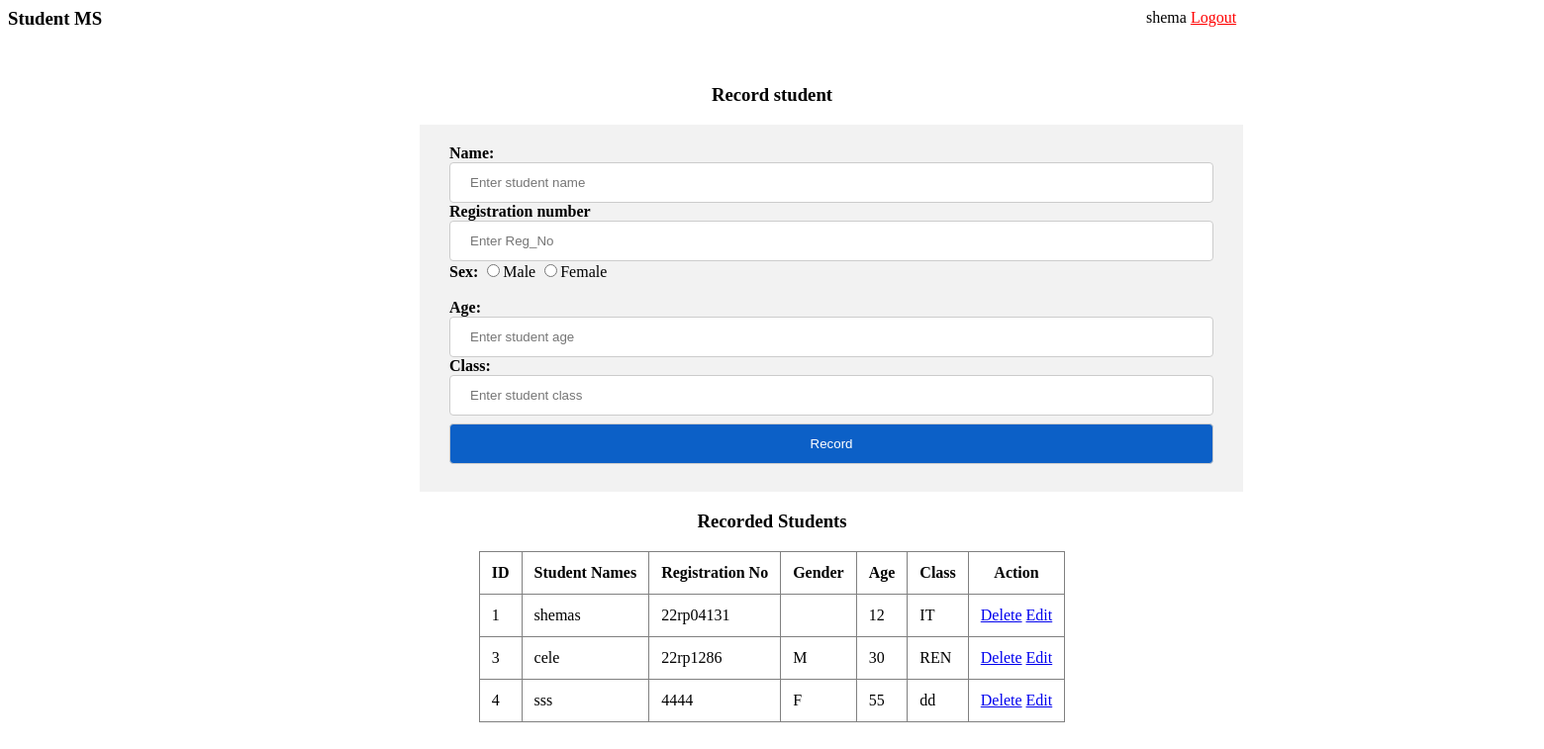
Page /dashboard.php?welcome (signed in) on the committed database.
### tables this page shows
CREATE TABLE `students` (
  `id` int(11) NOT NULL,
  `name` varchar(50) DEFAULT NULL,
  `regno` varchar(12) DEFAULT NULL,
  `sex` varchar(3) DEFAULT NULL,
  `age` int(11) DEFAULT NULL,
  `class` varchar(30) DEFAULT NULL
);

### dashboard.php (the view, shortened to what this page needs)
<?php
include 'conn.php';
?>
</head>
<body>
	<h3> Student MS</h3>
<p style="position:relative; left: 1150px; top: -40px;"><?php echo $_SESSION['data'];?>
<a href="logout.php" style="color:red;">Logout</a></p></div>
<center><h3>Record  student</h3></center>
	<form method="post" action="">
		<label>	Name:</label>
		<input type="text" name="name" placeholder="Enter student name">
		<label>Registration number	</label>
		<input type="text" name="regno" placeholder="Enter Reg_No">
		<label>	Sex:</label>
		<input type="radio" name="sex" value="M">Male
		<input type="radio" name="sex" value="F">Female<br>
<br>
		<label>	Age:</label>
		<input type="text" name="age" placeholder="Enter student age">
		<label>	Class:</label>
		<input type="text" name="class" placeholder="Enter student class">
		<input type="submit" name="submit" value="Record">
	</form><center>
<h3>Recorded Students</h3>
		<?php
			$sql2 = mysqli_query($link,"select * from students");
			echo "<table border = '1' cellpadding='12'> ";
				echo "<thead><th>ID</th> <th>Student Names</th> <th>Registration No</th> <th>Gender</th> <th>Age</th> <th>Class</th> <th>Action</th></thead> ";
			while ($row = mysqli_fetch_array($sql2)) {
				echo "<tr><td> ".$row['id']."</td>";
				echo "<td> ".$row['name']."</td>";
				echo "<td> ".$row['regno']."</td>";
				echo "<td> ".$row['sex']."</td>";
				echo "<td> ".$row['age']."</td>";
				echo "<td> ".$row['class']."</td>";
				echo " <td colspan='2'> <a href='delete.php?id=".$row['id']."'>Delete</a>
								        <a href='update.php?id=".$row['id']."'>Edit</a>
				</td></tr>";
			}
		?>
</body>
</html>

### dashboard.php (style rules this page uses)
input[type=text] { width: 100%; padding: 12px 20px; display: inline-block; border: 1px solid #ccc; border-radius: 4px; box-sizing: border-box; }
input[type=submit] { width: 100%; padding: 12px 20px; display: inline-block; border: 1px solid #ccc; border-radius: 4px; box-sizing: border-box; background: #0c60c7; color: white; margin:8px 0; }
form { width: 50%; background: #f2f2f2; padding: 20px 30px; position: relative; transform: translate(50%); }
table { border-collapse: collapse; padding: 20px 12px; }
label { font-weight: bold; }

### rows in the picture
students: id "1", name "shemas", regno "22rp04131", age "12", class "IT"
students: id "3", name "cele", regno "22rp1286", sex "M", age "30", class "REN"
students: id "4", name "sss", regno "4444", sex "F", age "55", class "dd"

### other values in the picture
$_SESSION['data'] "shema"
